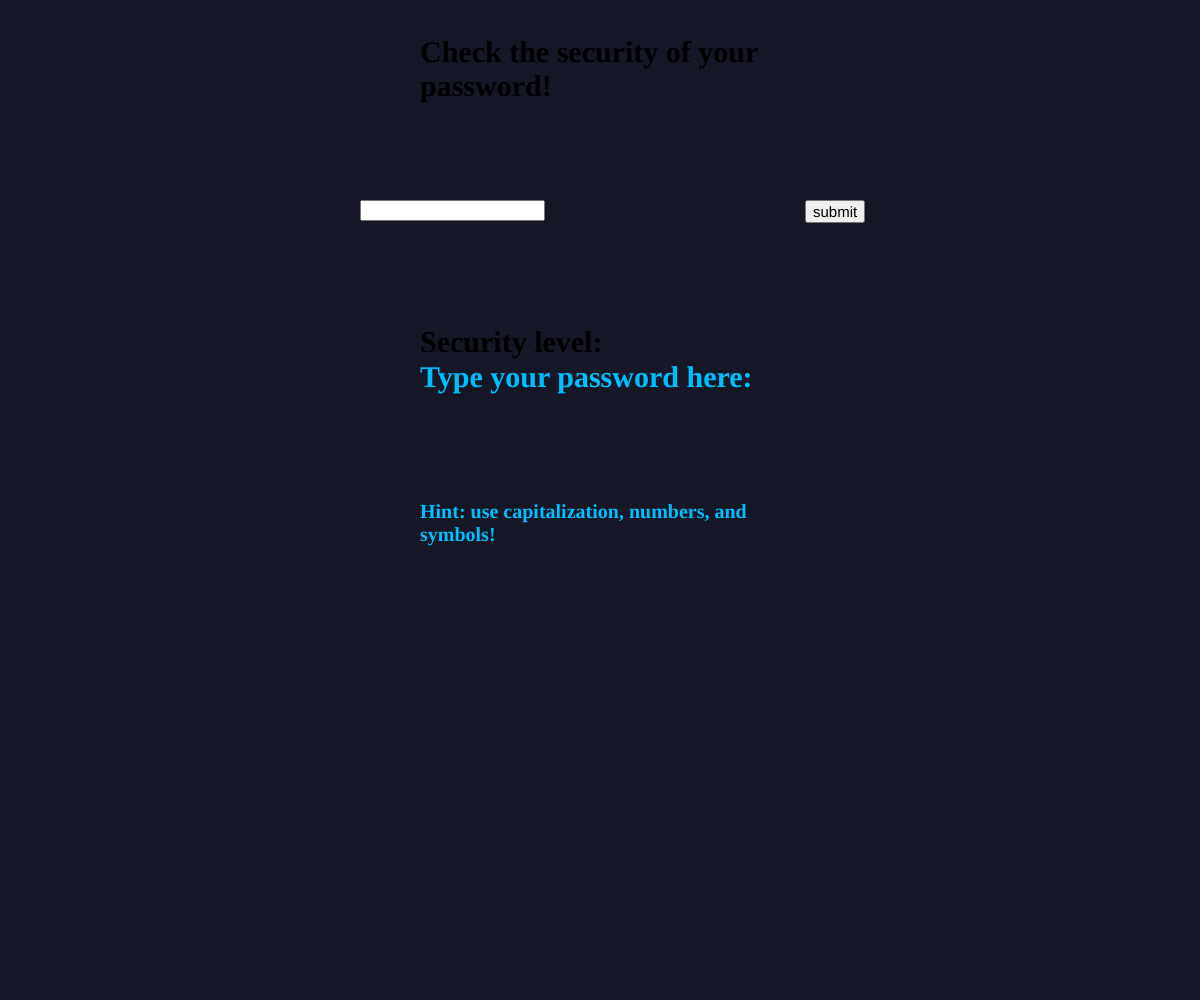
Frame 1 (no input)
Frame 60 (no input): identical to frame 1, image omitted
Frame 120 (the mouse pressed at the canvas centre since frame 60): identical to frame 1, image omitted

The p5.js sketch that drew this single still picture (run headless with seeded random() and noise() and a simulated clock; from frame 60 on, the mouse is pressed at the canvas centre):

// p5.js sketch
// ── sketch.js
let input, button, intro, instructions, hint;

function setup() {
  // create canvas
  createCanvas(windowWidth, windowHeight);

  
    
    input = createInput();
    button = createButton('submit');
    intro = createElement('h2', 'Check the security of your password!');
    instructions = createElement('h2', 'Type your password here:');
    textOutput = createElement('h2', 'Security level: ');
    hint = createElement('h2', 'Hint: use capitalization, numbers, and symbols!');
    
    
    
    windowResized();

}

function checkPass() {
  let name = input.value();
  let securityLvl = 0;
  
    
  if(checkUppercase() == 1){
     securityLvl ++;
      console.log(1);
     }
  if(checkSymbol() == 1){
     securityLvl ++;
      console.log(2);
     }
  if(checkNumber() == 1){
     securityLvl ++;
      console.log(3);
     }
    
    
  if(securityLvl == 0){
     textOutput.html('Security level: not secure');
     }
  else if(securityLvl == 1){
     textOutput.html('Security level: kind of secure');
  }
  else if(securityLvl == 2){
     textOutput.html('Security level: secure');
  }
    else if(securityLvl == 3){
     textOutput.html('Security level: very secure');
  }
  
  input.value('');

}

function checkUppercase(){
  let name = input.value();
  var character='';
  for (let i = 0; i < name.length; i++){
      character = name.charAt(i);
      if(isUpper(character)){
          return 1;
        }
      }
    return 0;
  }

function isUpper(a){
    if ("abcdefghijklmnopqrstuvwxyzABCDEFGHIJKLMNOPQRSTUVWXYZ"){
        console.log(a);
        return a == a.toUpperCase();
    }
    return false;
}

function checkNumber() {
    let name = input.value();
    var char = '';
    for (let i = 0; i < name.length; i++){
        char = name.charAt(i);
        if ("0123456789".includes(char)) {
            return 1;
        }
    }
    
    return 0;
}


function checkSymbol(){
  let name = input.value();
  var character='';
  let symbol = 0;
  //If input contains symbol, return 1, return 0 otherwise
  for (let i = 0; i < name.length; i++){
      character = name.charAt(i);
      
    if(!"abcdefghijklmnopqrstuvwxyz1234567890ABCDEFGHIJKLMNOPQRSTUVWXYZ".includes(character)){
        
       return 1;
       }
  }
    
    return 0;
}

function draw() {
  background(21, 23, 38);
  
}

function windowResized(){
    resizeCanvas(windowWidth, windowHeight);
    
    input.position(0, 0+ height/5, 'absolute');
    input.style('margin-left', '30%');
    input.style('margin-right', '40%');
  
    button.position(input.x + width/3.2 +10, height/5, 'absolute');
    button.style('margin-left', '35%');
    button.style('margin-right', '35%');
    button.mousePressed(checkPass);
  
    intro.position(0, 0+ height/5-190, 'absolute');
    intro.style('margin-left', '35%');
    intro.style('margin-right', '35%');
    
    instructions.position(0, height/5-120, 'absolute');
    instructions.style('margin-left', '35%');
    instructions.style('margin-right', '35%');
    instructions.style('margin-top', '280px');
    textOutput.position(0, height/5 + 100, 'absolute');
    instructions.style('color', 'deepskyblue');
    textOutput.style('margin-left', '35%');
    textOutput.style('margin-right', '35%');
    
    hint.position(0, height/5 + 200, 'absolute');
    hint.style('color', 'deepskyblue');
    hint.style('margin-left', '35%');
    hint.style('margin-right', '35%');
    hint.style('margin-top', '100px');
    

    
    if(windowWidth < 1000){
        
        button.style('font-size', '13px');
        intro.style('font-size', '20px');
        instructions.style('font-size', '20px');
        textOutput.style('font-size', '20px');
        hint.style('font-size', '15px');
    }
    if (windowWidth >= 1000){
    button.style('font-size', '15px');
    intro.style('font-size', '30px');
    instructions.style('font-size', '30px');
    textOutput.style('font-size', '30px');
        hint.style('font-size', '20px');
    }
}










// ── styles.css
html, body, h2, button {
    margin: 0;
    padding: 0;
    font-family: 'Miriam Libre', sans-serif;
    color: white;
    text-align: center;
    justify-content: center;
}
canvas {
    display: block;
}

h2, button, input{
    margin-top: 250px;
}

button{
    background-color: white;
    color: black;
    text-align: center;
    justify-content: center;
    border: none;
    width: 70px;
    height: 25px;
}
button:hover{
    background-color: deepskyblue;
}
input{
    height: 20px;
    width: 34%;
}
